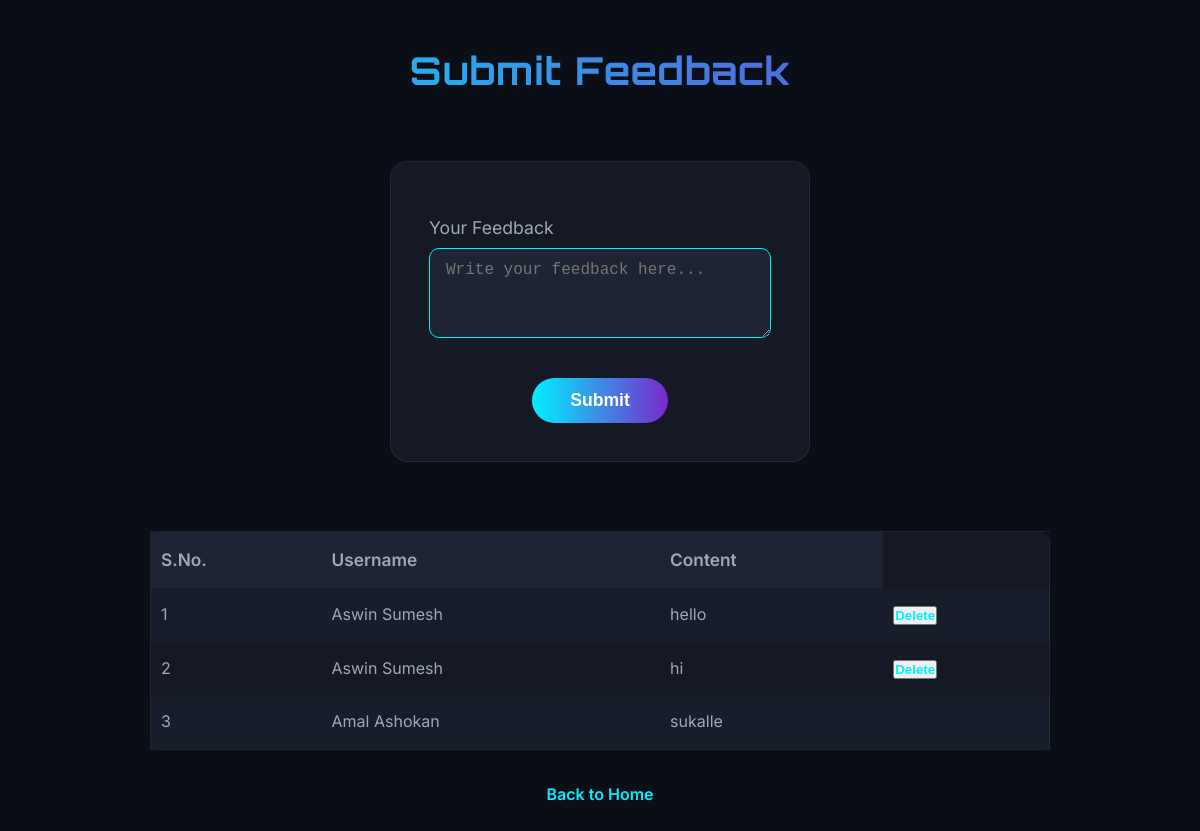
Page /User/feedback/ (signed in) on the committed database.
### User/models.py (models this page shows)
class tbl_feedback(models.Model):
    fb_content=models.CharField(max_length=30)
    user=models.ForeignKey(tbl_user,on_delete=models.CASCADE)
    fb_date=models.DateField(auto_now_add=True)

### Guest/models.py (models this page shows)
class tbl_user(models.Model):
    user_name=models.CharField(max_length=30)
    user_email=models.CharField(max_length=30)
    user_password=models.CharField(max_length=30)
    user_address=models.CharField(max_length=30)
    user_photo=models.FileField(upload_to='Assets/Files/User')
    user_proof=models.FileField(upload_to='Assets/Files/User')
    user_contact=models.CharField(max_length=30)

### User/views.py (the view)
# urls.py: path('feedback/',views.FeedBack, name='feedback'),
def FeedBack(request):
    fb=tbl_feedback.objects.all()
    if request.method=="POST":
        content=request.POST.get("txt_content")
        tbl_feedback.objects.create(fb_content=content,user=tbl_user.objects.get(id=request.session['uid']))
        return redirect('User:feedback')
    else:
        return render(request , 'User/feedback.html',{'feed':fb})

### User/Templates/User/feedback.html (shortened to what this page needs)
<!DOCTYPE html>
<html lang="en">
<head>
</head>
<body>
    <h1>Submit Feedback</h1>
    <div class="feedback-form-container">
        <form method="POST" style="width:100%;">
            <table class="feedback-table">
                <tr>
                    <td>
                        <label for="txt_content">Your Feedback</label>
                        <textarea name="txt_content" id="txt_content" placeholder="Write your feedback here...">{{td.fb_content}}</textarea>
                    </td>
                </tr>
                <tr>
                    <td align="center">
                        <input type="submit" class="cta-button" name="btn_submit" value="Submit">
                    </td>
                </tr>
            </table>
        </form>
    </div>
    <table class="feedback-list-table">
        <tr>
            <th>S.No.</th>
            <th>Username</th>
            <th>Content</th>
        </tr>
        {% for i in feed %}
        <tr>
            <td>{{forloop.counter}}</td>
            <td>{{i.user.user_name}}</td>
            <td>{{i.fb_content}}
                <td>
                {% if i.user.id == request.session.uid %}
                   <button><a href="{% url 'User:dlt_feedback' i.id %}">Delete</a></button>
                {% endif %}
                </td>
            </td>
        </tr>
        {% endfor %}
    </table>
    <a href="{% url 'User:homepage' %}" class="back-link" style="margin-bottom: 32px;">Back to Home</a>
</body>
</html>

### User/Templates/User/feedback.html (style rules this page uses)
:root { --bg-primary: #0a0e17; --bg-secondary: #141925; --bg-tertiary: #1e2433; --text-primary: #ffffff; --text-secondary: #a0a7b8; --accent-primary: #00f0ff; --accent-secondary: #7928ca; --transition-speed: 0.3s; }
* { margin: 0; padding: 0; box-sizing: border-box; }
body { font-family: 'Inter', sans-serif; background-color: var(--bg-primary); color: var(--text-primary); line-height: 1.6; min-height: 100vh; }
h1 { font-family: 'Orbitron', sans-serif; font-weight: 700; letter-spacing: 1px; text-align: center; margin-top: 40px; margin-bottom: 30px; font-size: 2.4rem; background: linear-gradient(90deg, var(--accent-primary), var(--accent-secondary)); -webkit-background-clip: text; -webkit-text-fill-color: transparent; background-clip: text; }
.feedback-form-container { display: flex; justify-content: center; align-items: center; min-height: 45vh; }
.feedback-table { width: 420px; background: var(--bg-secondary); border-radius: 18px; border: 1px solid rgba(255,255,255,0.06); margin: 0 auto; padding: 32px 36px 24px 36px; }
.feedback-table td { padding: 18px 0 12px 0; color: var(--text-secondary); font-size: 1.1rem; border: none; }
.feedback-table textarea { width: 100%; min-height: 90px; padding: 12px 16px; border-radius: 10px; border: 1px solid var(--accent-primary); background: var(--bg-tertiary); color: var(--text-primary); font-size: 1rem; margin-top: 6px; outline: none; transition: border-color var(--transition-speed) ease; resize: vertical; }
.cta-button { padding: 12px 38px; border-radius: 30px; font-weight: 600; font-size: 1.1rem; cursor: pointer; transition: all var(--transition-speed) ease; border: none; outline: none; background: linear-gradient(to right, var(--accent-primary), var(--accent-secondary)); color: var(--text-primary); display: inline-block; }
.feedback-list-table { width: 75%; margin: 40px auto 0 auto; background-color: var(--bg-secondary); border-radius: 12px; border-collapse: collapse; border: 1px solid rgba(255,255,255,0.06); }
.feedback-list-table th, .feedback-list-table td { padding: 14px 10px; color: var(--text-secondary); text-align: left; }
.feedback-list-table th { background: var(--bg-tertiary); font-weight: 600; font-size: 1.08rem; }
.feedback-list-table tr:nth-child(even) { background-color: #181d2b; }
.feedback-list-table a { color: var(--accent-primary); text-decoration: none; font-weight: 600; transition: color var(--transition-speed) ease; }
.back-link { display: block; text-align: center; margin-top: 32px; text-decoration: none; color: var(--accent-primary); font-weight: 600; font-size: 1rem; transition: color var(--transition-speed) ease; }

### rows in the picture
tbl_feedback: user.user_name "Aswin Sumesh", fb_content "hello", shows "Delete"
tbl_feedback: user.user_name "Aswin Sumesh", fb_content "hi", shows "Delete"
tbl_feedback: user.user_name "Amal Ashokan", fb_content "sukalle"
